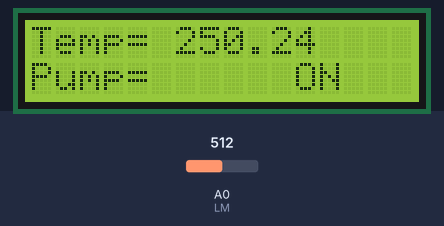
A sketch run on a simulated Arduino Uno, built with avr-gcc and run on an emulated ATmega328P. Shown: 16×2 character LCD. The inputs (shaded band) are chosen by the test bench; at power-on: A0 (LM) = 512.

Above: at 3.2 s.
3.3 s: A0 (LM) set to 54
At 5.2 s:
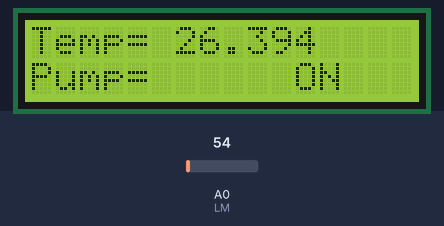
5.5 s: A0 (LM) set to 45
At 7.1 s:
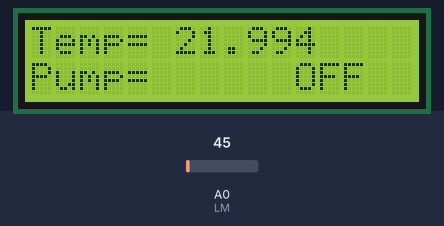
7.5 s: A0 (LM) set to 14
At 8.7 s:
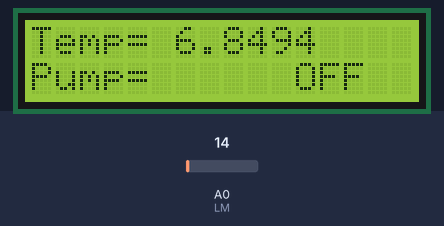
Timing chart, 0 to 10.5 s (numbered marks = the images above; inputs shaded):
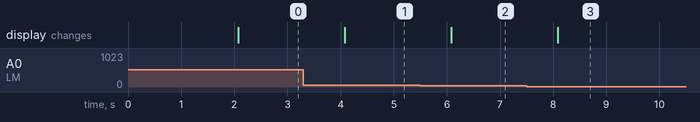

The sketch:

g2.ino
```cpp
#include <LiquidCrystal.h>


const int LM = A0;
const int motor = 13;
const int Red = 12;
const int Green = 11;


LiquidCrystal lcd(2, 3, 4, 5, 6, 7);

void setup() {
  lcd.begin(16, 2);
  lcd.print("Automated Plant");
  lcd.setCursor(0,1);
  lcd.print("Watering System!");
  delay(2000);
  lcd.clear();
  lcd.print("Temp= ");
  lcd.setCursor(0,1);
  lcd.print("Pump= ");
}
void loop() {
  int value = analogRead(LM);
  float Temperature = value * 500.0 / 1023.0;
  lcd.setCursor(6,0);
  lcd.print(Temperature);
  lcd.setCursor(11,1);


  if (Temperature > 24){
    lcd.print("ON ");
  }
  else {
    digitalWrite(Green, HIGH);
    lcd.print("OFF");
  }

   delay(1000);
}
```

Measured:
- the behaviour switches between 50 and 49 on A0 (LM) (found by bisection; images 1 and 2)
- after the input at 3.3 s, the display: changes after 0.78 s (image 1)
- after the input at 5.5 s, the display: changes after 0.58 s (image 2)
- after the input at 7.5 s, the display: changes after 0.58 s (image 3)
